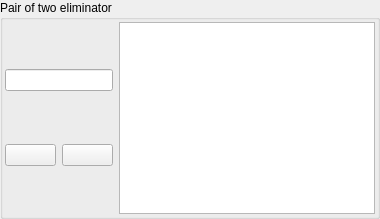
         <widget class="QGroupBox" name="groupBox_14">
          <property name="title">
           <string>Pair of two eliminator</string>
          </property>
          <layout class="QVBoxLayout" name="verticalLayout_27">
           <property name="leftMargin">
            <number>2</number>
           </property>
           <property name="topMargin">
            <number>2</number>
           </property>
           <property name="rightMargin">
            <number>2</number>
           </property>
           <property name="bottomMargin">
            <number>2</number>
           </property>
           <item>
            <layout class="QVBoxLayout" name="verticalLayout_28">
             <item>
              <layout class="QHBoxLayout" name="horizontalLayout_25">
               <item>
                <layout class="QVBoxLayout" name="verticalLayout_29">
                 <item>
                  <widget class="QLineEdit" name="input24"/>
                 </item>
                 <item>
                  <layout class="QHBoxLayout" name="horizontalLayout_26">
                   <item>
                    <widget class="QPushButton" name="plusBtn24">
                     <property name="text">
                      <string/>
                     </property>
                     <property name="icon">
                      <iconset>
                       <normaloff>assets/plus.png</normaloff>assets/plus.png</iconset>
                     </property>
                    </widget>
                   </item>
                   <item>
                    <widget class="QPushButton" name="deleteBtn24">
                     <property name="text">
                      <string/>
                     </property>
                     <property name="icon">
                      <iconset>
                       <normaloff>assets/delete.png</normaloff>assets/delete.png</iconset>
                     </property>
                    </widget>
                   </item>
                  </layout>
                 </item>
                </layout>
               </item>
               <item>
                <widget class="QListWidget" name="list24"/>
               </item>
              </layout>
             </item>
            </layout>
           </item>
          </layout>
         </widget>
